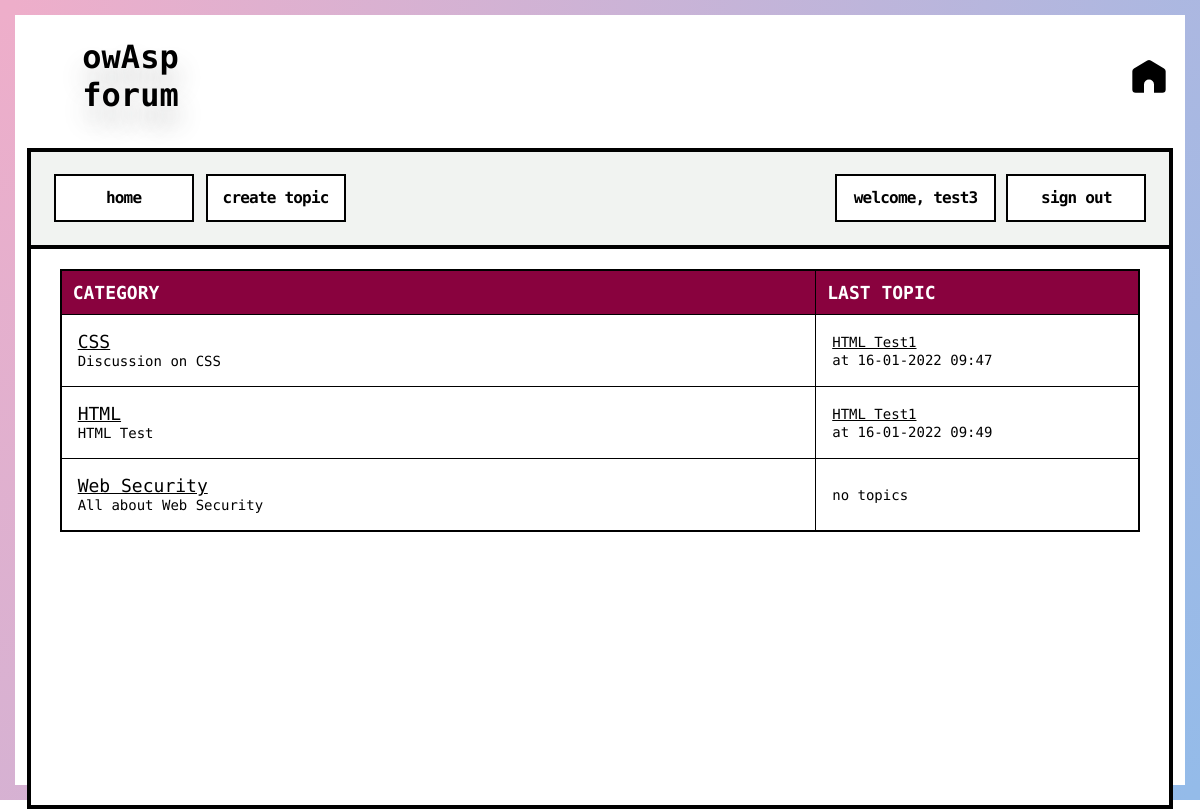
Screenshot of /forum/index.php (signed in) with the database file from the repository.
### tables this page shows
CREATE TABLE `categories` (
  `cat_id` int(8) NOT NULL,
  `cat_name` varchar(255) NOT NULL,
  `cat_description` varchar(255) NOT NULL
);

CREATE TABLE `topics` (
  `topic_id` int(8) NOT NULL,
  `topic_subject` varchar(255) NOT NULL,
  `topic_date` datetime NOT NULL,
  `topic_cat` int(8) NOT NULL,
  `topic_by` int(8) NOT NULL
);

### forum/index.php (the view, shortened to what this page needs)
<?php
include 'database.php';
include 'header.php';
$sql = "SELECT
			categories.cat_id,
			categories.cat_name,
			categories.cat_description,
			COUNT(topics.topic_id) AS topics
		FROM
			categories
		LEFT JOIN
			topics
		ON
			topics.topic_id = categories.cat_id
		GROUP BY
			categories.cat_id, categories.cat_name, categories.cat_description";
$result = mysqli_query($connect_database, $sql);
if(!$result)
{
	echo '<br><font style="font-size: 14px;">The categories could not be displayed, please try again later.</font><br><br>';
}
else
{
	if(mysqli_num_rows($result) == 0)
	{
		echo '<br><font style="font-size: 14px;">No categories defined yet.</font><br><br>';
	}
	else
	{
		echo '<table border="1">
			  <tr>
				<th>CATEGORY</th>
				<th>LAST TOPIC</th>
			  </tr>';
		while($row = mysqli_fetch_assoc($result))
		{
			echo '<tr>';
				echo '<td class="leftpart">';
					echo '<font style="font-size: 18px;"><a href="category.php?id=' . $row['cat_id'] . '">' . stripslashes($row['cat_name']) . '</a></font><br><font style="font-size: 14px;">' . stripslashes($row['cat_description']) . '</font>';
				echo '</td>';
				echo '<td class="rightpart">';
					$topicsql = "SELECT
									topic_id,
									topic_subject,
									topic_date,
									topic_cat
								FROM
									topics
								WHERE
									topic_cat = " . $row['cat_id'] . "
								ORDER BY
									topic_date
								DESC
								LIMIT
									1";
					$topicsresult = mysqli_query($connect_database, $topicsql);
					if(!$topicsresult)
					{
						echo '<br><font style="font-size: 14px;">Last topic could not be displayed.</font><br><br>';
					}
					else
					{
						if(mysqli_num_rows($topicsresult) == 0)
						{
							echo '<font style="font-size: 14px;">no topics</fonts>';
						}
						else
						{
							while($topicrow = mysqli_fetch_assoc($topicsresult))
							echo '<font style="font-size: 14px;"><a href="topic.php?id=' . $topicrow['topic_id'] . '">' . $topicrow['topic_subject'] . '</a><br> at ' . date('d-m-Y H:i', strtotime($topicrow['topic_date'])) . '</font>';
						}
					}
				echo '</td>';
			echo '</tr>';
		}
		echo '</table>';
	}
}
include 'footer.php';
?>

### forum/style.css (style rules this page uses)
html { font-family: "Open Sans;", sans-serif; }
body { text-align: center; background-color: #ffffff; }
table { border-collapse: collapse; width: 100%; border: 2px solid #000; }
table a { color: #000; }
th { background-color: #89023E; color: #ffffff; font-family: "Source Code Pro"; padding-top: 11px; padding-left: 11px; padding-bottom: 11px; font-size: 18px; }
td { padding: 16px; }
font { font-family: "Source Code Pro", monospace; font-weight: 500; font-size: 20px; }
.leftpart { width: 70%; }
.rightpart { width: 30%; }

### rows the page displays
categories: cat_name "CSS", cat_description "Discussion on CSS"
topics: topic_subject "HTML Test1", topic_date "16-01-2022 09:47"
categories: cat_name "HTML", cat_description "HTML Test"
topics: topic_subject "HTML Test1", topic_date "16-01-2022 09:49"
categories: cat_name "Web Security", cat_description "All about Web Security", shows "no topics"

### other values shown
$_SESSION['user_name'] "test3"
